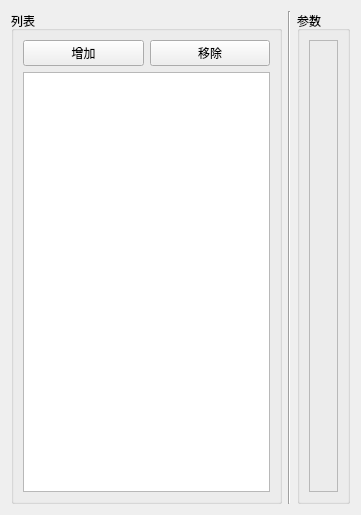
<?xml version="1.0" encoding="UTF-8"?>
<ui version="4.0">
 <class>ListEditor</class>
 <widget class="QWidget" name="ListEditor">
  <property name="geometry">
   <rect>
    <x>0</x>
    <y>0</y>
    <width>361</width>
    <height>515</height>
   </rect>
  </property>
  <property name="windowTitle">
   <string>Form</string>
  </property>
  <layout class="QHBoxLayout" name="horizontalLayout_2">
   <item>
    <widget class="QGroupBox" name="group_box_list_widget">
     <property name="title">
      <string>列表</string>
     </property>
     <layout class="QVBoxLayout" name="verticalLayout_3">
      <item>
       <layout class="QHBoxLayout" name="horizontal_layout_list">
        <item>
         <widget class="QPushButton" name="push_button_add">
          <property name="text">
           <string>增加</string>
          </property>
         </widget>
        </item>
        <item>
         <widget class="QPushButton" name="push_button_remove">
          <property name="text">
           <string>移除</string>
          </property>
         </widget>
        </item>
       </layout>
      </item>
      <item>
       <widget class="QListWidget" name="list_widget"/>
      </item>
     </layout>
    </widget>
   </item>
   <item>
    <widget class="Line" name="line_vertical_divider">
     <property name="orientation">
      <enum>Qt::Vertical</enum>
     </property>
    </widget>
   </item>
   <item>
    <layout class="QVBoxLayout" name="vertical_layout_parameters">
     <item>
      <widget class="QGroupBox" name="group_box_parameters">
       <property name="title">
        <string>参数</string>
       </property>
       <layout class="QVBoxLayout" name="verticalLayout">
        <item>
         <widget class="QFrame" name="frame_parameters">
          <property name="frameShape">
           <enum>QFrame::StyledPanel</enum>
          </property>
          <property name="frameShadow">
           <enum>QFrame::Raised</enum>
          </property>
         </widget>
        </item>
       </layout>
      </widget>
     </item>
    </layout>
   </item>
  </layout>
 </widget>
 <resources/>
 <connections/>
</ui>
